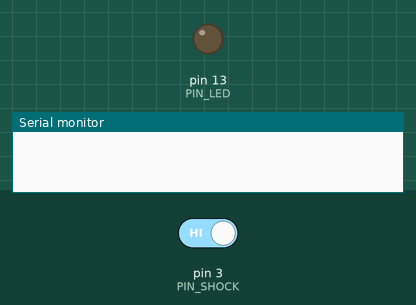
The sketch below on a simulated Arduino Uno, built with avr-gcc and run on an emulated ATmega328P. On the bench: output pins drawn as LEDs (lit = HIGH), the last lines printed to the serial monitor. The test bench sets the inputs (shaded band); at power-on: pin 3 (PIN_SHOCK) HIGH.

Above: at 1.2 s.
1.3 s: pin 3 (PIN_SHOCK) driven LOW
At 2.4 s:
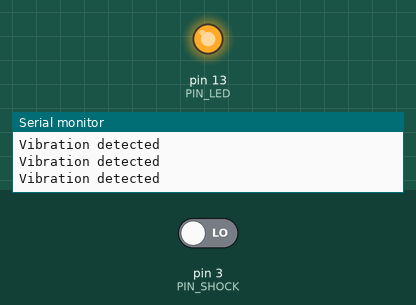
2.8 s: pin 3 (PIN_SHOCK) driven HIGH
At 4.0 s:
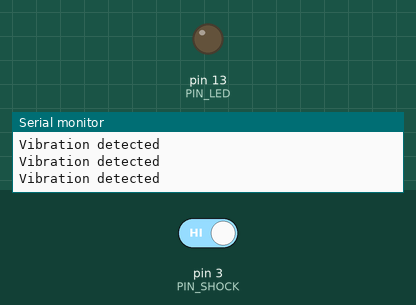
Timing chart, 0 to 5.8 s (numbered marks = the images above; inputs shaded):
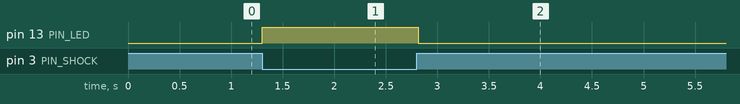

The sketch:

main.ino
```cpp
/**
 * @file    main.ino
 * @author  Filippo Graziani
 * @date    13/03/2024
 * @brief   A sample code for the shock sensor (KY002)
 * Connections:
 * Sensor       -----       Arduino Uno
 * -                        GND
 * [no label]               5V
 * S                        D3
 */

#include "Arduino.h"
#include <stdint.h>

#define     PIN_SHOCK               (3)
#define     PIN_LED                 (LED_BUILTIN)

/**
 * @brief   Setup function.
 * @par     Description
 * Setting of the Arduino's pins and the serial port.
 * @return  Nothing.
 */
void
setup ()
{
    Serial.begin(9600);

    while (!Serial)
    {
        /* Do nothing */
    }

    pinMode(PIN_LED, OUTPUT);
    pinMode(PIN_SHOCK, INPUT);
}   /* setup() */

/**
 * @brief   Loop function.
 * @par     Description
 * Checking the presence of an obstacle.
 * @return  Nothing.
 */
void
loop ()
{
    if (LOW == digitalRead(PIN_SHOCK))
    {
        digitalWrite(PIN_LED, HIGH);
        Serial.println("Vibration detected");
    }
    else
    {
        digitalWrite(PIN_LED, LOW);
    }
}   /* loop() */


/*** End of file ***/
```

Measured:
- after the input at 1.3 s, pin 13 (PIN_LED): LOW → HIGH at once
- after the input at 2.8 s, pin 13 (PIN_LED): HIGH → LOW at once
